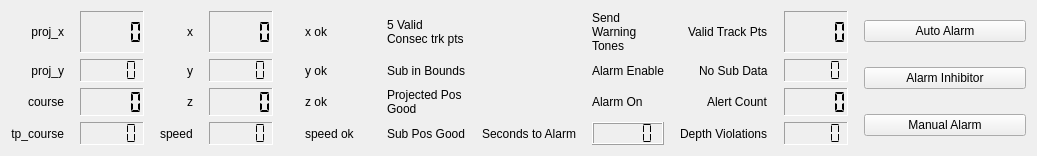
      <widget class="QWidget" name="tab">
       <attribute name="title">
        <string>Tab 1</string>
       </attribute>
       <layout class="QHBoxLayout" name="horizontalLayout" stretch="8,2">
        <property name="spacing">
         <number>16</number>
        </property>
        <item>
         <layout class="QGridLayout" name="gridLayout" rowstretch="0,0,0,0,0" columnstretch="3,3,3,3,5,3,5,3,5,3,3,3">
          <property name="sizeConstraint">
           <enum>QLayout::SetMaximumSize</enum>
          </property>
          <property name="bottomMargin">
           <number>0</number>
          </property>
          <property name="verticalSpacing">
           <number>6</number>
          </property>
          <item row="1" column="10" alignment="Qt::AlignRight">
           <widget class="QLabel" name="valid_track_points">
            <property name="text">
             <string>Valid Track Pts</string>
            </property>
           </widget>
          </item>
          <item row="2" column="7">
           <widget class="QLabel" name="sub_in_bounds">
            <property name="text">
             <string>Sub in Bounds</string>
            </property>
           </widget>
          </item>
          <item row="2" column="0">
           <widget class="QLabel" name="ProjectedY">
            <property name="text">
             <string>proj_y</string>
            </property>
            <property name="alignment">
             <set>Qt::AlignRight|Qt::AlignTrailing|Qt::AlignVCenter</set>
            </property>
           </widget>
          </item>
          <item row="3" column="8">
           <widget class="QLed" name="alarm_on_indicator" native="true"/>
          </item>
          <item row="1" column="1">
           <widget class="QLCDNumber" name="proj_x_val">
            <property name="autoFillBackground">
             <bool>false</bool>
            </property>
            <property name="frameShape">
             <enum>QFrame::Panel</enum>
            </property>
            <property name="frameShadow">
             <enum>QFrame::Sunken</enum>
            </property>
            <property name="lineWidth">
             <number>1</number>
            </property>
            <property name="midLineWidth">
             <number>1</number>
            </property>
            <property name="smallDecimalPoint">
             <bool>false</bool>
            </property>
            <property name="segmentStyle">
             <enum>QLCDNumber::Flat</enum>
            </property>
           </widget>
          </item>
          <item row="1" column="11">
           <widget class="QLCDNumber" name="valid_track_pts_val">
            <property name="autoFillBackground">
             <bool>false</bool>
            </property>
            <property name="frameShape">
             <enum>QFrame::Panel</enum>
            </property>
            <property name="frameShadow">
             <enum>QFrame::Sunken</enum>
            </property>
            <property name="lineWidth">
             <number>1</number>
            </property>
            <property name="midLineWidth">
             <number>1</number>
            </property>
            <property name="segmentStyle">
             <enum>QLCDNumber::Flat</enum>
            </property>
           </widget>
          </item>
          <item row="4" column="7">
           <widget class="QLabel" name="sub_pos_good">
            <property name="text">
             <string>Sub Pos Good</string>
            </property>
           </widget>
          </item>
          <item row="4" column="11">
           <widget class="QLCDNumber" name="depth_violations_val">
            <property name="autoFillBackground">
             <bool>false</bool>
            </property>
            <property name="frameShape">
             <enum>QFrame::Panel</enum>
            </property>
            <property name="frameShadow">
             <enum>QFrame::Sunken</enum>
            </property>
            <property name="lineWidth">
             <number>1</number>
            </property>
            <property name="midLineWidth">
             <number>1</number>
            </property>
            <property name="segmentStyle">
             <enum>QLCDNumber::Flat</enum>
            </property>
           </widget>
          </item>
          <item row="3" column="11">
           <widget class="QLCDNumber" name="alert_count_val">
            <property name="autoFillBackground">
             <bool>false</bool>
            </property>
            <property name="frameShape">
             <enum>QFrame::Panel</enum>
            </property>
            <property name="frameShadow">
             <enum>QFrame::Sunken</enum>
            </property>
            <property name="lineWidth">
             <number>1</number>
            </property>
            <property name="midLineWidth">
             <number>1</number>
            </property>
            <property name="segmentStyle">
             <enum>QLCDNumber::Flat</enum>
            </property>
           </widget>
          </item>
          <item row="3" column="3">
           <widget class="QLCDNumber" name="z_val">
            <property name="autoFillBackground">
             <bool>false</bool>
            </property>
            <property name="frameShape">
             <enum>QFrame::Panel</enum>
            </property>
            <property name="frameShadow">
             <enum>QFrame::Sunken</enum>
            </property>
            <property name="lineWidth">
             <number>1</number>
            </property>
            <property name="midLineWidth">
             <number>1</number>
            </property>
            <property name="segmentStyle">
             <enum>QLCDNumber::Flat</enum>
            </property>
           </widget>
          </item>
          <item row="2" column="11">
           <widget class="QLCDNumber" name="no_sub_data_val">
            <property name="autoFillBackground">
             <bool>false</bool>
            </property>
            <property name="frameShape">
             <enum>QFrame::Panel</enum>
            </property>
            <property name="frameShadow">
             <enum>QFrame::Sunken</enum>
            </property>
            <property name="lineWidth">
             <number>1</number>
            </property>
            <property name="midLineWidth">
             <number>1</number>
            </property>
            <property name="segmentStyle">
             <enum>QLCDNumber::Flat</enum>
            </property>
           </widget>
          </item>
          <item row="2" column="10" alignment="Qt::AlignRight">
           <widget class="QLabel" name="no_sub_data">
            <property name="text">
             <string>No Sub Data</string>
            </property>
           </widget>
          </item>
          <item row="2" column="1">
           <widget class="QLCDNumber" name="proj_y_val">
            <property name="autoFillBackground">
             <bool>false</bool>
            </property>
            <property name="frameShape">
             <enum>QFrame::Panel</enum>
            </property>
            <property name="frameShadow">
             <enum>QFrame::Sunken</enum>
            </property>
            <property name="lineWidth">
             <number>1</number>
            </property>
            <property name="midLineWidth">
             <number>1</number>
            </property>
            <property name="segmentStyle">
             <enum>QLCDNumber::Flat</enum>
            </property>
           </widget>
          </item>
          <item row="1" column="5">
           <widget class="QLabel" name="x_ok">
            <property name="text">
             <string>x ok</string>
            </property>
           </widget>
          </item>
          <item row="4" column="4">
           <widget class="QLed" name="speed_ok_indicator" native="true"/>
          </item>
          <item row="1" column="8">
           <widget class="QLed" name="send_warn_tones_indicator" native="true"/>
          </item>
          <item row="4" column="0">
           <widget class="QLabel" name="tp_course">
            <property name="text">
             <string>tp_course</string>
            </property>
            <property name="alignment">
             <set>Qt::AlignRight|Qt::AlignTrailing|Qt::AlignVCenter</set>
            </property>
           </widget>
          </item>
          <item row="4" column="3">
           <widget class="QLCDNumber" name="speed_val">
            <property name="autoFillBackground">
             <bool>false</bool>
            </property>
            <property name="frameShape">
             <enum>QFrame::Panel</enum>
            </property>
            <property name="frameShadow">
             <enum>QFrame::Sunken</enum>
            </property>
            <property name="lineWidth">
             <number>1</number>
            </property>
            <property name="midLineWidth">
             <number>1</number>
            </property>
            <property name="segmentStyle">
             <enum>QLCDNumber::Flat</enum>
            </property>
           </widget>
          </item>
          <item row="4" column="2" alignment="Qt::AlignRight">
           <widget class="QLabel" name="speed">
            <property name="text">
             <string>speed</string>
            </property>
           </widget>
          </item>
          <item row="2" column="8">
           <widget class="QLed" name="alarm_enable_indicator" native="true"/>
          </item>
          <item row="3" column="5">
           <widget class="QLabel" name="z_ok">
            <property name="text">
             <string>z ok</string>
            </property>
           </widget>
          </item>
          <item row="3" column="7">
           <widget class="QLabel" name="proj_pos_good">
            <property name="text">
             <string>Projected Pos Good</string>
            </property>
            <property name="wordWrap">
             <bool>true</bool>
            </property>
           </widget>
          </item>
          <item row="2" column="2" alignment="Qt::AlignRight">
           <widget class="QLabel" name="y">
            <property name="text">
             <string>y</string>
            </property>
           </widget>
          </item>
          <item row="1" column="7">
           <widget class="QLabel" name="valid_track_pts">
            <property name="text">
             <string>5 Valid Consec trk pts</string>
            </property>
            <property name="wordWrap">
             <bool>true</bool>
            </property>
           </widget>
          </item>
          <item row="1" column="3">
           <widget class="QLCDNumber" name="x_val">
            <property name="autoFillBackground">
             <bool>false</bool>
            </property>
            <property name="frameShape">
             <enum>QFrame::Panel</enum>
            </property>
            <property name="frameShadow">
             <enum>QFrame::Sunken</enum>
            </property>
            <property name="lineWidth">
             <number>1</number>
            </property>
            <property name="midLineWidth">
             <number>1</number>
            </property>
            <property name="segmentStyle">
             <enum>QLCDNumber::Flat</enum>
            </property>
           </widget>
          </item>
          <item row="3" column="6">
           <widget class="QLed" name="proj_pos_good_indicator" native="true"/>
          </item>
          <item row="3" column="1">
           <widget class="QLCDNumber" name="course_val">
            <property name="autoFillBackground">
             <bool>false</bool>
            </property>
            <property name="frameShape">
             <enum>QFrame::Panel</enum>
            </property>
            <property name="frameShadow">
             <enum>QFrame::Sunken</enum>
            </property>
            <property name="lineWidth">
             <number>1</number>
            </property>
            <property name="midLineWidth">
             <number>1</number>
            </property>
            <property name="smallDecimalPoint">
             <bool>false</bool>
            </property>
            <property name="segmentStyle">
             <enum>QLCDNumber::Flat</enum>
            </property>
           </widget>
          </item>
          <item row="3" column="2" alignment="Qt::AlignRight">
           <widget class="QLabel" name="z">
            <property name="text">
             <string>z</string>
            </property>
           </widget>
          </item>
          <item row="3" column="0">
           <widget class="QLabel" name="Course">
            <property name="text">
             <string>course</string>
            </property>
            <property name="alignment">
             <set>Qt::AlignRight|Qt::AlignTrailing|Qt::AlignVCenter</set>
            </property>
           </widget>
          </item>
          <item row="1" column="2" alignment="Qt::AlignRight">
           <widget class="QLabel" name="x">
            <property name="text">
             <string>x</string>
            </property>
           </widget>
          </item>
          <item row="1" column="6">
           <widget class="QLed" name="valid_trk_pts_indicator" native="true"/>
          </item>
          <item row="1" column="4">
           <widget class="QLed" name="x_ok_indicator" native="true"/>
          </item>
          <item row="1" column="9">
           <widget class="QLabel" name="send_warn_tones">
            <property name="text">
             <string>Send Warning Tones</string>
            </property>
            <property name="wordWrap">
             <bool>true</bool>
            </property>
           </widget>
          </item>
          <item row="2" column="4">
           <widget class="QLed" name="y_ok_indicator" native="true"/>
          </item>
          <item row="2" column="5">
           <widget class="QLabel" name="y_ok">
            <property name="text">
             <string>y ok</string>
            </property>
           </widget>
          </item>
          <item row="2" column="6">
           <widget class="QLed" name="sub_in_indicator" native="true"/>
          </item>
          <item row="1" column="0">
           <widget class="QLabel" name="ProjectedX">
            <property name="frameShape">
             <enum>QFrame::NoFrame</enum>
            </property>
            <property name="frameShadow">
             <enum>QFrame::Plain</enum>
            </property>
            <property name="text">
             <string>proj_x</string>
            </property>
            <property name="scaledContents">
             <bool>false</bool>
            </property>
            <property name="alignment">
             <set>Qt::AlignRight|Qt::AlignTrailing|Qt::AlignVCenter</set>
            </property>
           </widget>
          </item>
          <item row="3" column="4">
           <widget class="QLed" name="z_ok_indicator" native="true"/>
          </item>
          <item row="2" column="9">
           <widget class="QLabel" name="alarm_enable">
            <property name="text">
             <string>Alarm Enable</string>
            </property>
           </widget>
          </item>
          <item row="4" column="1">
           <widget class="QLCDNumber" name="tp_course_val">
            <property name="autoFillBackground">
             <bool>false</bool>
            </property>
            <property name="frameShape">
             <enum>QFrame::Panel</enum>
            </property>
            <property name="frameShadow">
             <enum>QFrame::Sunken</enum>
            </property>
            <property name="lineWidth">
             <number>1</number>
            </property>
            <property name="midLineWidth">
             <number>1</number>
            </property>
            <property name="smallDecimalPoint">
             <bool>false</bool>
            </property>
            <property name="segmentStyle">
             <enum>QLCDNumber::Flat</enum>
            </property>
           </widget>
          </item>
          <item row="4" column="6">
           <widget class="QLed" name="sub_pos_good_indicator" native="true"/>
          </item>
          <item row="3" column="10" alignment="Qt::AlignRight">
           <widget class="QLabel" name="alert_count">
            <property name="text">
             <string>Alert Count</string>
            </property>
           </widget>
          </item>
          <item row="4" column="10" alignment="Qt::AlignRight">
           <widget class="QLabel" name="depth_violations">
            <property name="text">
             <string>Depth Violations</string>
            </property>
           </widget>
          </item>
          <item row="3" column="9">
           <widget class="QLabel" name="alarm_on">
            <property name="text">
             <string>Alarm On</string>
            </property>
           </widget>
          </item>
          <item row="2" column="3">
           <widget class="QLCDNumber" name="y_val">
            <property name="autoFillBackground">
             <bool>false</bool>
            </property>
            <property name="frameShape">
             <enum>QFrame::Panel</enum>
            </property>
            <property name="frameShadow">
             <enum>QFrame::Sunken</enum>
            </property>
            <property name="lineWidth">
             <number>1</number>
            </property>
            <property name="midLineWidth">
             <number>1</number>
            </property>
            <property name="segmentStyle">
             <enum>QLCDNumber::Flat</enum>
            </property>
           </widget>
          </item>
          <item row="4" column="5">
           <widget class="QLabel" name="speed_ok">
            <property name="text">
             <string>speed ok</string>
            </property>
           </widget>
          </item>
          <item row="4" column="8">
           <widget class="QLabel" name="seconds_to_alarm">
            <property name="text">
             <string>Seconds to Alarm</string>
            </property>
           </widget>
          </item>
          <item row="4" column="9">
           <widget class="QLCDNumber" name="seconds_to_alarm_val">
            <property name="smallDecimalPoint">
             <bool>false</bool>
            </property>
            <property name="segmentStyle">
             <enum>QLCDNumber::Flat</enum>
            </property>
           </widget>
          </item>
         </layout>
        </item>
        <item>
         <layout class="QVBoxLayout" name="verticalLayout_2">
          <item>
           <widget class="QPushButton" name="AutoAlarmToggle">
            <property name="text">
             <string>Auto Alarm</string>
            </property>
            <property name="autoDefault">
             <bool>true</bool>
            </property>
           </widget>
          </item>
          <item>
           <widget class="QPushButton" name="AlarmInhibitor">
            <property name="text">
             <string>Alarm Inhibitor</string>
            </property>
           </widget>
          </item>
          <item>
           <widget class="QPushButton" name="ManualOverride">
            <property name="text">
             <string>Manual Alarm</string>
            </property>
            <property name="checkable">
             <bool>false</bool>
            </property>
            <property name="autoDefault">
             <bool>false</bool>
            </property>
            <property name="default">
             <bool>false</bool>
            </property>
            <property name="flat">
             <bool>false</bool>
            </property>
           </widget>
          </item>
         </layout>
        </item>
       </layout>
      </widget>
